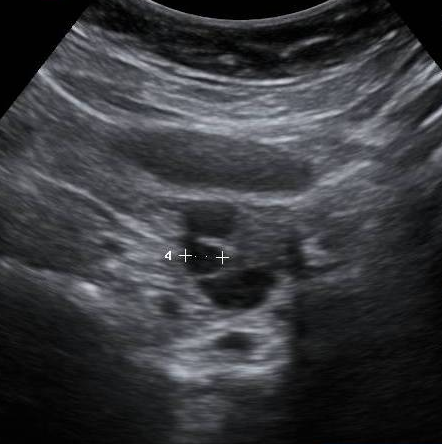
#> input picture Dataset/Eight.png, 442 x 444 px
$ python -i script2.py   (imports and definitions only)
#> lines starting #> are read from the running program, lines starting #| are printed output that depends on the picture; after the words box and inside, x2 and y2 are one past the last pixel; in counts of white or black regions, pixels touching at a corner belong together
#> in process_image, image is the input picture: shape (444, 442, 3); mean B, G, R 59.3, 55.8, 54.9
import cv2
import numpy as np
import skfuzzy as fuzz

class ImageProcessorScript2:
    def __init__(self):
        self.segmentation_done = False
        self.segmented_labels = None

    def perform_clustering(self, image, num_clusters=4, fuzziness=2, error=0.005, max_iter=1000):
        try:
            data = image.reshape(-1, 3).astype(np.float64)
            _, u, _, _, _, _, _ = fuzz.cmeans(data.T, c=num_clusters, m=fuzziness, error=error, maxiter=max_iter, init=None)
            clustered_labels = np.argmax(u, axis=0).reshape(image.shape[:2])
            self.segmentation_done = True
            self.segmented_labels = clustered_labels
            return clustered_labels
        except Exception as e:
            print(f"Error in perform_clustering: {e}")
            return None

    def enhance_follicles(self, image):
        try:
            gray = cv2.cvtColor(image, cv2.COLOR_BGR2GRAY)
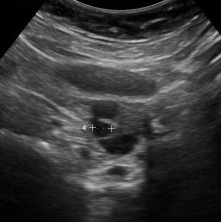
#> gray: shape (222, 221); min 0, max 237, mean 56
            _, binary_mask = cv2.threshold(gray, 30, 255, cv2.THRESH_BINARY_INV)
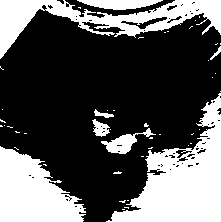
#> binary_mask: shape (222, 221); 34.3% white; 48 white regions (40 under 20 px), largest, box (x1, y1, x2, y2) and area: (106, 93, 221, 222) 6644, (0, 0, 221, 59) 4395, (0, 146, 86, 222) 4250
            enhanced_image = cv2.bitwise_and(image, image, mask=binary_mask)
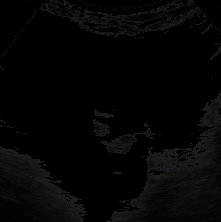
#> enhanced_image: shape (222, 221, 3); mean B, G, R 5, 4.8, 4.7
            enhanced_image = cv2.convertScaleAbs(enhanced_image, alpha=1.5, beta=50)
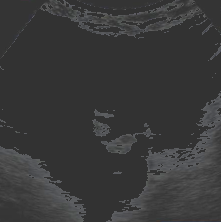
#> enhanced_image: shape (222, 221, 3); mean B, G, R 57.4, 57.2, 57
            return enhanced_image
        except Exception as e:
            print(f"Error in enhance_follicles: {e}")
            return None

    def process_image(self, image_path):
        try:
            image = cv2.imread(image_path, cv2.IMREAD_COLOR)
            if image is None:
                print(f"Error: Unable to read the image '{image_path}'.")
                return None, None, None, None, None, None, None, None

            resized_image = cv2.resize(image, (0, 0), fx=0.5, fy=0.5)

            if not self.segmentation_done:
                enhanced_image = self.enhance_follicles(resized_image)
                if enhanced_image is None:
                    return None, None, None, None, None, None, None, None

                gray_image = cv2.cvtColor(enhanced_image, cv2.COLOR_BGR2GRAY)
                segmented_labels = self.perform_clustering(enhanced_image, max_iter=500)
                if segmented_labels is None:
                    return None, None, None, None, None, None, None, None
            else:
                enhanced_image = None
                gray_image = cv2.cvtColor(resized_image, cv2.COLOR_BGR2GRAY)
                segmented_labels = self.segmented_labels

            edges_canny = cv2.Canny(gray_image, 50, 150)

            height, width = edges_canny.shape
            crop_x = 0
            crop_y = height // 4
            crop_height = height //2
            crop_width = width
            cropped_image_canny = edges_canny[crop_y:crop_y + crop_height, crop_x:crop_x + crop_width]

            contours_canny, _ = cv2.findContours(cropped_image_canny, cv2.RETR_EXTERNAL, cv2.CHAIN_APPROX_SIMPLE)

            # Filter contours based on area
            min_area = 0
            max_area = 9999999999
            large_contours = [cnt for cnt in contours_canny if min_area < cv2.contourArea(cnt) < max_area]

            num_follicles_canny = len(large_contours)

            return resized_image, enhanced_image, gray_image, segmented_labels, edges_canny, cropped_image_canny, large_contours, num_follicles_canny
        except Exception as e:
            print(f"Error processing image in Script2: {e}")
            return None, None, None, None, None, None, None, None

#> (the run stopped early here; a loop or call above may not have finished)

$ run again, on Dataset/Eleven.png
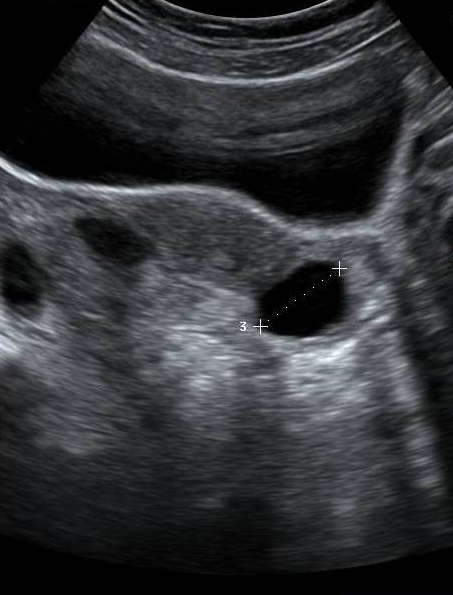
#> input picture Dataset/Eleven.png, 453 x 595 px
#> in process_image, image is the input picture: shape (595, 453, 3); mean B, G, R 53.2, 50.6, 49.3
#> in enhance_follicles, `_, binary_mask = cv2.threshold(gray, 30, 255, cv2.THRESH_BINARY_INV)`:
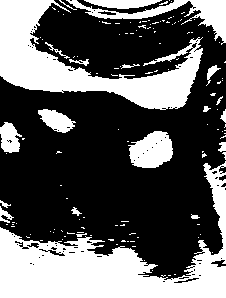
#> binary_mask: shape (298, 226); 36.7% white; 136 white regions (115 under 20 px), largest, box (x1, y1, x2, y2) and area: (0, 161, 226, 298) 11111, (0, 0, 203, 110) 8174, (66, 0, 226, 45) 1712
#> in enhance_follicles, `enhanced_image = cv2.convertScaleAbs(enhanced_image, alpha=1.5, beta=50)`:
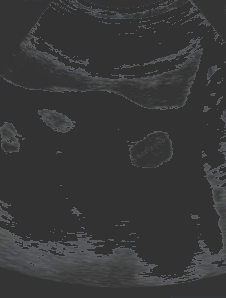
#> enhanced_image: shape (298, 226, 3); mean B, G, R 56.4, 56, 55.8

$ run again, on Dataset/Five.png
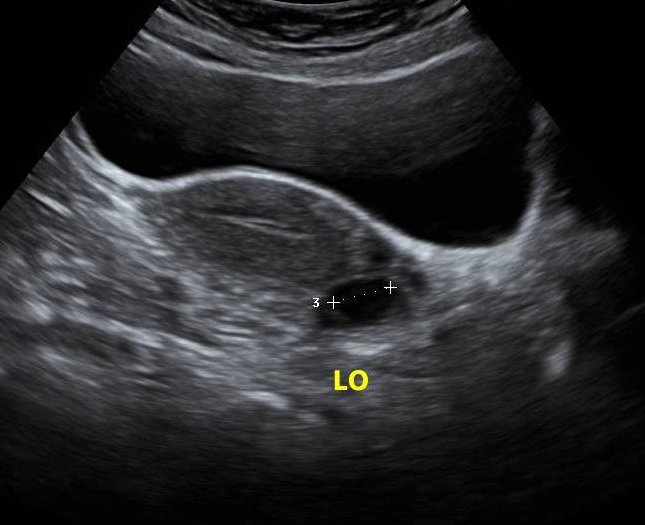
#> input picture Dataset/Five.png, 645 x 525 px
#> in process_image, image is the input picture: shape (525, 645, 3); mean B, G, R 42.6, 40.6, 39.7
#> in enhance_follicles, `_, binary_mask = cv2.threshold(gray, 30, 255, cv2.THRESH_BINARY_INV)`:
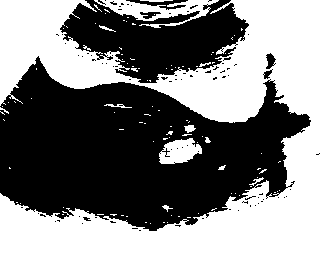
#> binary_mask: shape (262, 322); 50% white; 102 white regions (90 under 20 px), largest, box (x1, y1, x2, y2) and area: (0, 0, 322, 262) 39374, (94, 0, 219, 28) 1385, (159, 138, 202, 164) 751
#> in enhance_follicles, `enhanced_image = cv2.convertScaleAbs(enhanced_image, alpha=1.5, beta=50)`:
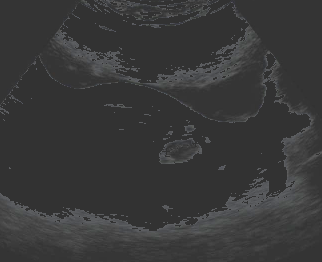
#> enhanced_image: shape (262, 322, 3); mean B, G, R 57, 56.8, 56.6

$ run again, on Dataset/Fiveteen.png
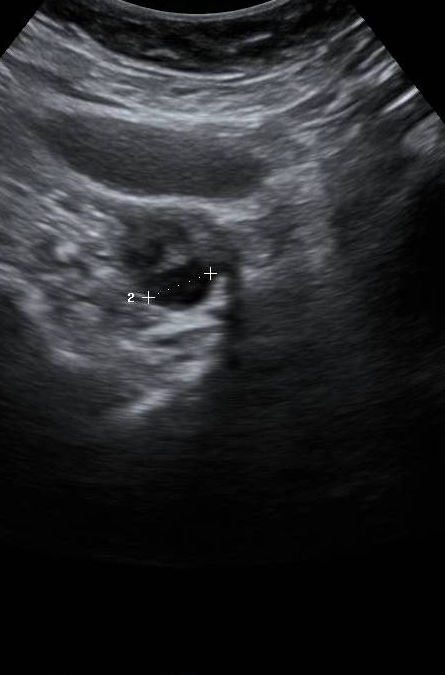
#> input picture Dataset/Fiveteen.png, 445 x 675 px
#> in process_image, image is the input picture: shape (675, 445, 3); mean B, G, R 40.3, 38.1, 37.4
#> in enhance_follicles, `_, binary_mask = cv2.threshold(gray, 30, 255, cv2.THRESH_BINARY_INV)`:
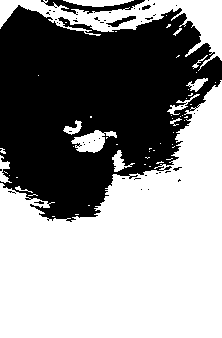
#> binary_mask: shape (338, 222); 56.6% white; 51 black regions (47 under 20 px), largest, box (x1, y1, x2, y2) and area: (0, 5, 222, 222) 31723, (41, 0, 145, 15) 555, (106, 16, 136, 27) 116, (142, 5, 151, 10) 28
#> in enhance_follicles, `enhanced_image = cv2.convertScaleAbs(enhanced_image, alpha=1.5, beta=50)`:
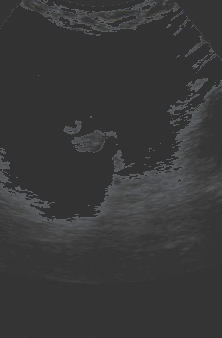
#> enhanced_image: shape (338, 222, 3); mean B, G, R 56.6, 56.4, 56.2
